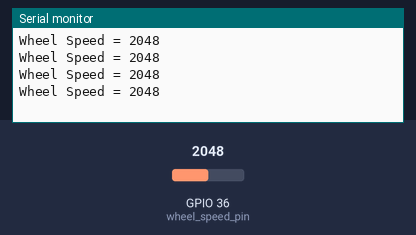
A program run on a simulated ESP32. Shown: the last lines printed to the serial monitor. Inputs (shaded band) come from the test bench; at power-on: GPIO 36 (wheel_speed_pin) = 2048.

Above: at 2.2 s.
2.3 s: GPIO 36 (wheel_speed_pin) set to 2866
At 2.71 s:
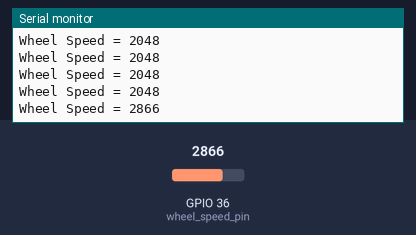
3.8 s: GPIO 36 (wheel_speed_pin) set to 3603
At 3.91 s:
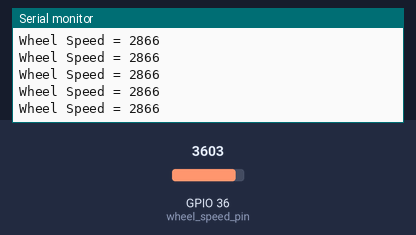
Timing chart, 0 to 6.8 s (numbered marks = the images above; inputs shaded):
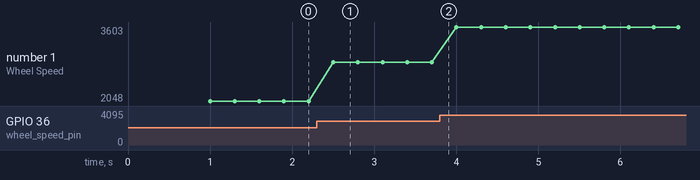

Measured:
- after the input at 2.3 s, the serial monitor: prints a new line after 0.20 s (image 1)
- plotted number 1: 2048 → 2866 after the input at 2.3 s, 2866 → 3603 after the input at 3.8 s

The program:

main.cpp
```cpp
#include <Arduino.h>

const int wheel_speed_pin = 36;
//const int brake_temp_pin = 36;

// int wheel_speed_digital = 100;
int wheel_speed_analog = 100;
int brake_temp = 100;

void setup() {
  Serial.begin(115200);
  delay(1000);
}

void loop() {
  // wheel_speed_digital = digitalRead(wheel_speed_pin);
  // wheel_speed_analog = analogRead(wheel_speed_pin);
  // Serial.print("Digtial = ");
  // Serial.println(wheel_speed_digital);
  // Serial.print("Analog = ");
  // Serial.println(wheel_speed_analog);
  // delay(100);
  //rake_temp = analogRead(brake_temp_pin) + 181;
  //Serial.print("Brake Temp = ");
  //int real_temp = map(brake_temp,410,3686,0,800);
  //float voltage = map(brake_temp,0,4096,0,500);
  //Serial.println(real_temp);
  wheel_speed_analog = analogRead(wheel_speed_pin);
  Serial.print("Wheel Speed = ");
  Serial.println(wheel_speed_analog);
  delay(300);
}
```
